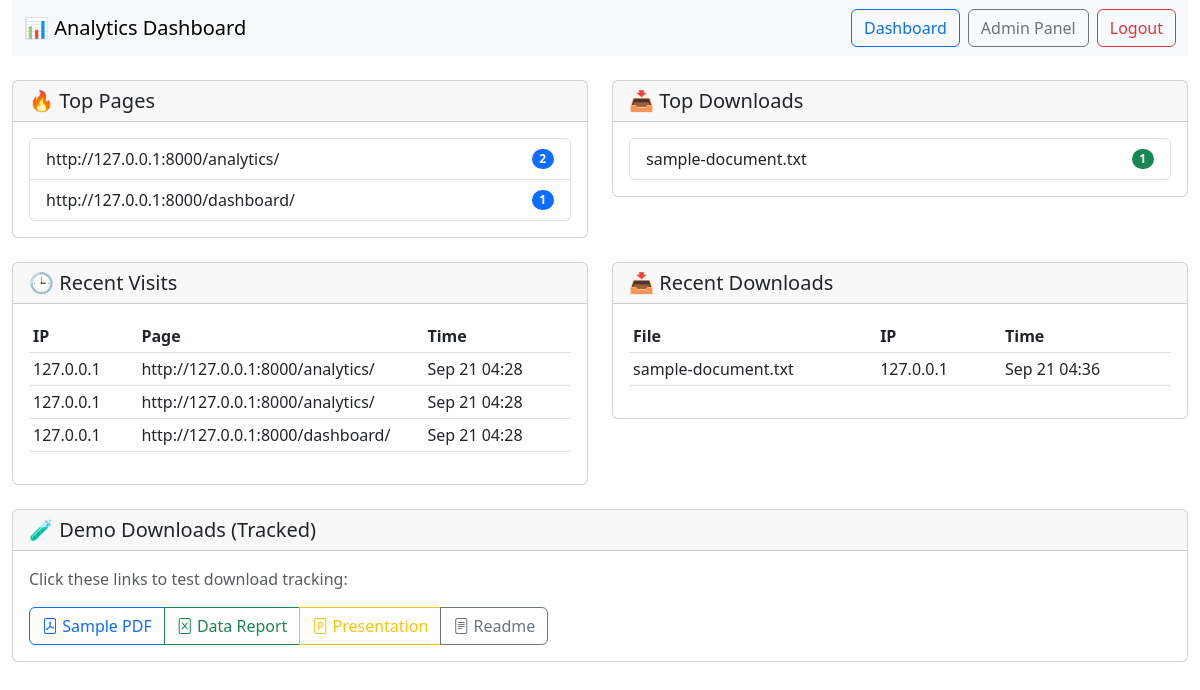
The page /analytics/ (signed in) on the database as committed earlier.
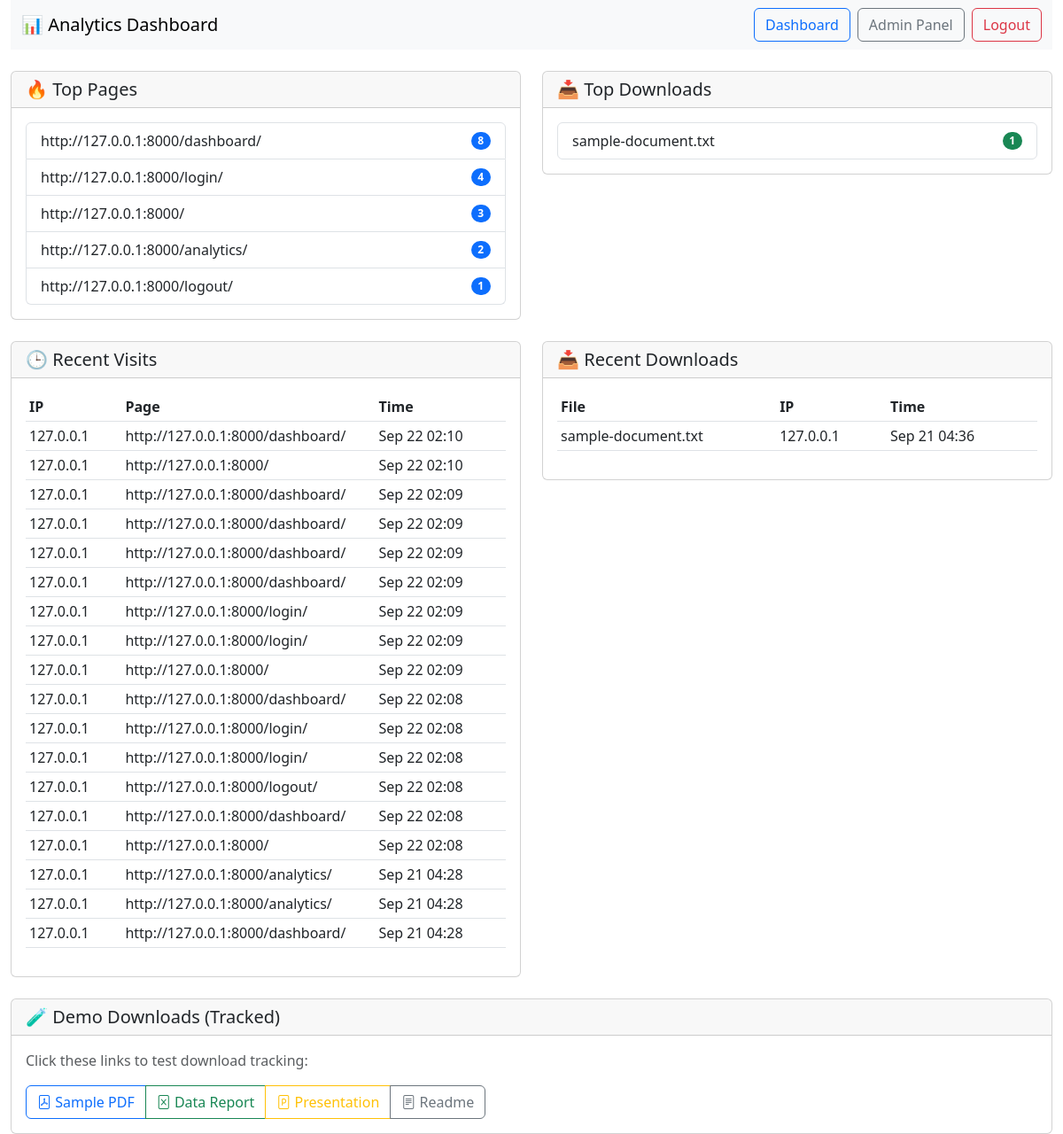
The same page on the database as committed later.
### pages/models.py (models this page shows, shortened)
class Visit(models.Model):
    ip_address = models.GenericIPAddressField()
    user_agent = models.TextField(blank=True, null=True)
    page_url = models.URLField()
    referer = models.URLField(blank=True, null=True)
    user = models.ForeignKey(User, on_delete=models.SET_NULL, null=True, blank=True)
    timestamp = models.DateTimeField(default=timezone.now)
    session_id = models.CharField(max_length=100, blank=True, null=True)
    class Meta:
        ordering = ['-timestamp']

class Download(models.Model):
    file_name = models.CharField(max_length=255)
    file_path = models.CharField(max_length=500)
    file_size = models.BigIntegerField(default=0)  # in bytes
    download_count = models.PositiveIntegerField(default=0)
    user = models.ForeignKey(User, on_delete=models.SET_NULL, null=True, blank=True)
    ip_address = models.GenericIPAddressField(default='127.0.0.1')
    user_agent = models.TextField(blank=True, null=True)
    timestamp = models.DateTimeField(default=timezone.now)
    session_id = models.CharField(max_length=100, blank=True, null=True)
    class Meta:
        ordering = ['-timestamp']

### pages/views.py (the view)
# urls.py: path("analytics/", views.analytics_dashboard, name="analytics"),
@login_required
def analytics_dashboard(request):
    try:
        admin_profile = AdminProfile.objects.get(user=request.user)
        is_admin = admin_profile.is_admin
    except AdminProfile.DoesNotExist:
        is_admin = False
    if not is_admin:
        messages.error(request, 'Access denied. Admin privileges required.')
        return redirect('dashboard')
    end_date = timezone.now().date()
    start_date = end_date - timedelta(days=30)
    visits = Visit.objects.filter(timestamp__date__range=[start_date, end_date])
    downloads = Download.objects.filter(timestamp__date__range=[start_date, end_date])
    daily_visits = visits.extra(
        select={'day': 'date(timestamp)'}
    ).values('day').annotate(count=Count('id')).order_by('day')
    daily_downloads = downloads.extra(
        select={'day': 'date(timestamp)'}
    ).values('day').annotate(count=Count('id')).order_by('day')
    top_pages = visits.values('page_url').annotate(
        count=Count('id')
    ).order_by('-count')[:10]
    top_downloads = downloads.values('file_name').annotate(
        count=Count('id')
    ).order_by('-count')[:10]
    recent_visits = visits[:20]
    recent_downloads = downloads[:20]
    total_visits = visits.count()
    unique_visitors = visits.values('ip_address').distinct().count()
    total_downloads = downloads.count()
    unique_downloaders = downloads.values('ip_address').distinct().count()
    context = {
        'user': request.user,
        'is_admin': is_admin,
        'total_visits': total_visits,
        'unique_visitors': unique_visitors,
        'total_downloads': total_downloads,
        'unique_downloaders': unique_downloaders,
        'daily_visits': list(daily_visits),
        'daily_downloads': list(daily_downloads),
        'top_pages': list(top_pages),
        'top_downloads': list(top_downloads),
        'recent_visits': recent_visits,
        'recent_downloads': recent_downloads,
        'date_range': f"{start_date} to {end_date}"
    }
    return render(request, "analytics.html", context)

### templates/analytics.html (shortened to what this page needs)
{% extends "base.html" %}
{% block content %}
<div class="container-fluid">
    <div class="row">
        <div class="col-12">
            <nav class="navbar navbar-expand-lg navbar-light bg-light mb-4">
                <div class="container-fluid">
                    <a class="navbar-brand" href="#">📊 Analytics Dashboard</a>
                    <div class="navbar-nav ms-auto">
                        <a class="btn btn-outline-primary me-2" href="{% url 'dashboard' %}">Dashboard</a>
                        <a class="btn btn-outline-secondary me-2" href="/admin/">Admin Panel</a>
                        <a class="btn btn-outline-danger" href="{% url 'logout' %}">Logout</a>
                    </div>
                </div>
            </nav>
        </div>
    </div>
    <div class="row mb-4">
        <div class="col-md-6">
            <div class="card">
                <div class="card-header">
                    <h5 class="card-title mb-0">🔥 Top Pages</h5>
                </div>
                <div class="card-body">
                    {% if top_pages %}
                        <div class="list-group">
                            {% for page in top_pages %}
                                <div class="list-group-item d-flex justify-content-between align-items-center">
                                    <div class="text-truncate" style="max-width: 300px;" title="{{ page.page_url }}">
                                        {{ page.page_url }}
                                    </div>
                                    <span class="badge bg-primary rounded-pill">{{ page.count }}</span>
                                </div>
                            {% endfor %}
                        </div>
                    {% else %}
                        <p class="text-muted">No page visits recorded yet.</p>
                    {% endif %}
                </div>
            </div>
        </div>
        <div class="col-md-6">
            <div class="card">
                <div class="card-header">
                    <h5 class="card-title mb-0">📥 Top Downloads</h5>
                </div>
                <div class="card-body">
                    {% if top_downloads %}
                        <div class="list-group">
                            {% for download in top_downloads %}
                                <div class="list-group-item d-flex justify-content-between align-items-center">
                                    <div class="text-truncate" style="max-width: 300px;" title="{{ download.file_name }}">
                                        {{ download.file_name }}
                                    </div>
                                    <span class="badge bg-success rounded-pill">{{ download.count }}</span>
                                </div>
                            {% endfor %}
                        </div>
                    {% else %}
                        <p class="text-muted">No downloads recorded yet.</p>
                    {% endif %}
                </div>
            </div>
        </div>
    </div>
    <div class="row">
        <div class="col-md-6">
            <div class="card">
                <div class="card-header">
                    <h5 class="card-title mb-0">🕒 Recent Visits</h5>
                </div>
                <div class="card-body">
                    {% if recent_visits %}
                        <div class="table-responsive">
                            <table class="table table-sm">
                                <thead>
                                    <tr>
                                        <th>IP</th>
                                        <th>Page</th>
                                        <th>Time</th>
                                    </tr>
                                </thead>
                                <tbody>
                                    {% for visit in recent_visits %}
                                        <tr>
                                            <td>{{ visit.ip_address }}</td>
                                            <td class="text-truncate" style="max-width: 200px;" title="{{ visit.page_url }}">
                                                {{ visit.page_url }}
                                            </td>
                                            <td>{{ visit.timestamp|date:"M d H:i" }}</td>
                                        </tr>
                                    {% endfor %}
                                </tbody>
                            </table>
                        </div>
                    {% else %}
                        <p class="text-muted">No recent visits recorded.</p>
                    {% endif %}
                </div>
            </div>
        </div>
        <div class="col-md-6">
            <div class="card">
                <div class="card-header">
                    <h5 class="card-title mb-0">📥 Recent Downloads</h5>
                </div>
                <div class="card-body">
                    {% if recent_downloads %}
                        <div class="table-responsive">
                            <table class="table table-sm">
                                <thead>
                                    <tr>
                                        <th>File</th>
                                        <th>IP</th>
                                        <th>Time</th>
                                    </tr>
                                </thead>
                                <tbody>
                                    {% for download in recent_downloads %}
                                        <tr>
                                            <td class="text-truncate" style="max-width: 150px;" title="{{ download.file_name }}">
                                                {{ download.file_name }}
                                            </td>
                                            <td>{{ download.ip_address }}</td>
                                            <td>{{ download.timestamp|date:"M d H:i" }}</td>
                                        </tr>
                                    {% endfor %}
                                </tbody>
                            </table>
                        </div>
                    {% else %}
                        <p class="text-muted">No recent downloads recorded.</p>
                    {% endif %}
                </div>
            </div>
        </div>
    </div>
    <div class="row mt-4">
        <div class="col-12">
            <div class="card">
                <div class="card-header">
                    <h5 class="card-title mb-0">🧪 Demo Downloads (Tracked)</h5>
                </div>
                <div class="card-body">
                    <p class="text-muted">Click these links to test download tracking:</p>
                    <div class="btn-group" role="group">
                        <a href="{% url 'download' 'sample-document.pdf' %}" class="btn btn-outline-primary">
                            <i class="bi bi-file-pdf"></i> Sample PDF
                        </a>
                        <a href="{% url 'download' 'data-report.xlsx' %}" class="btn btn-outline-success">
                            <i class="bi bi-file-excel"></i> Data Report
                        </a>
                        <a href="{% url 'download' 'presentation.pptx' %}" class="btn btn-outline-warning">
                            <i class="bi bi-file-ppt"></i> Presentation
                        </a>
                        <a href="{% url 'download' 'readme.txt' %}" class="btn btn-outline-secondary">
                            <i class="bi bi-file-text"></i> Readme
                        </a>
                    </div>
                </div>
            </div>
        </div>
    </div>
</div>
{% endblock %}

### templates/base.html (shortened to what this page needs)
<!DOCTYPE html>
<html lang="en">
<head>
    <link href="https://cdn.jsdelivr.net/npm/bootstrap@5.3.0/dist/css/bootstrap.min.css" rel="stylesheet">
    <link rel="stylesheet" href="https://cdn.jsdelivr.net/npm/bootstrap-icons@1.10.0/font/bootstrap-icons.css">
</head>
<body>
    {% block content %}
    {% endblock %}
</body>
</html>

Rows that differ between the two databases and show on the page:
added Visit: ip_address "127.0.0.1", page_url "http://127.0.0.1:8000/dashboard/", timestamp "Sep 22 02:10"
added Visit: ip_address "127.0.0.1", page_url "http://127.0.0.1:8000/", timestamp "Sep 22 02:10"
added Visit: ip_address "127.0.0.1", page_url "http://127.0.0.1:8000/dashboard/", timestamp "Sep 22 02:09"
added Visit: ip_address "127.0.0.1", page_url "http://127.0.0.1:8000/dashboard/", timestamp "Sep 22 02:09"
added Visit: ip_address "127.0.0.1", page_url "http://127.0.0.1:8000/dashboard/", timestamp "Sep 22 02:09"
added Visit: ip_address "127.0.0.1", page_url "http://127.0.0.1:8000/dashboard/", timestamp "Sep 22 02:09"
added Visit: ip_address "127.0.0.1", page_url "http://127.0.0.1:8000/login/", timestamp "Sep 22 02:09"
added Visit: ip_address "127.0.0.1", page_url "http://127.0.0.1:8000/login/", timestamp "Sep 22 02:09"
added Visit: ip_address "127.0.0.1", page_url "http://127.0.0.1:8000/", timestamp "Sep 22 02:09"
added Visit: ip_address "127.0.0.1", page_url "http://127.0.0.1:8000/dashboard/", timestamp "Sep 22 02:08"
added Visit: ip_address "127.0.0.1", page_url "http://127.0.0.1:8000/login/", timestamp "Sep 22 02:08"
added Visit: ip_address "127.0.0.1", page_url "http://127.0.0.1:8000/login/", timestamp "Sep 22 02:08"
added Visit: ip_address "127.0.0.1", page_url "http://127.0.0.1:8000/logout/", timestamp "Sep 22 02:08"
added Visit: ip_address "127.0.0.1", page_url "http://127.0.0.1:8000/dashboard/", timestamp "Sep 22 02:08"
added Visit: ip_address "127.0.0.1", page_url "http://127.0.0.1:8000/", timestamp "Sep 22 02:08"
Other text that changed with them:
new list line: "http://127.0.0.1:8000/dashboard/ 8"
new list line: "http://127.0.0.1:8000/login/ 4"
new list line: "http://127.0.0.1:8000/ 3"
new list line: "http://127.0.0.1:8000/logout/ 1"
list line gone: "http://127.0.0.1:8000/dashboard/ 1"
